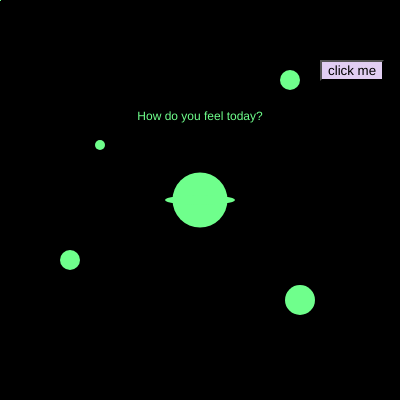
Frame 1 (no input)
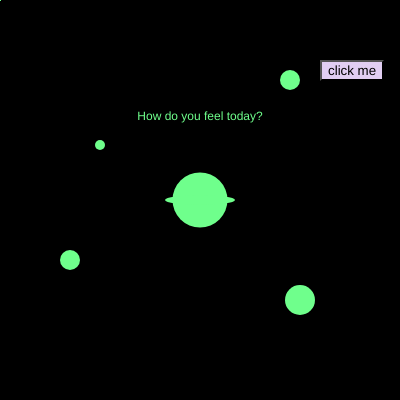
Frame 60 (no input)
Frame 120 (the mouse pressed at the canvas centre since frame 60): identical to frame 60, image omitted

The p5.js sketch that drew these frames (run headless with seeded random() and noise() and a simulated clock; from frame 60 on, the mouse is pressed at the canvas centre):

// p5.js sketch
// ── sketch.js
let mood = ['insecure', 'burned out', 'tired', 'happy', 'confident', 'mad', 'upset','creative','intuitive','epic'];
let noun = ['student', 'artist', 'tarot reader', 'person', 'gamer', 'musician', 'day dreamer'];

let no;
let mo;

let co1 = 111
let co2 = 257
let co3 = 140


let wrds;
let button;


 

function setup() {
  createCanvas(400, 400);
  button = createButton('click me');
  button.mousePressed(buttonPressed);
  button.style ('background-color', '#e1cef2');
  button.position(320, 60);
  background(0);
  frameRate(60);
  intText();
  fortBall();
  backg1 = random();
  backg2 = random();
  backg3 = random();
  

  
}

function draw() {
fill(co1, co2, co3);
  rect(mouseX*2, mouseY*2, backg1, backg1);
  rect(mouseX*1, mouseY*3, backg2, backg2);
  rect(mouseX*2, mouseY*1, backg3, backg3);
 rect(mouseX*3, mouseY*3, backg1, backg1);
  rect(mouseX*3, mouseY*3, backg2, backg2);
  rect(mouseX*2, mouseY*3, backg3, backg3);
}

function buttonPressed() {
  no = int(random(noun.length));
  mo = int(random(mood.length));
  wrds = mood[mo] + ' ' + noun[no] + '.';
  co1 = random(257)
  co2 = random(257)
  co2 = random(257)
  fortText();
  console.log(wrds);
}

function fortBall() {
  noStroke();
  fill(co1, co2, co3);
ellipse(200, 200, 55, 55);
  ellipse(100, 145, 10, 10);
ellipse(290, 80, 20, 20);
  ellipse(200, 200, 70, 10);
  ellipse(300, 300, 30, 30);
  ellipse(70, 260, 20, 20);
   }

function intText() {
  fill(co1,co2,co3);
  textAlign(CENTER);
  //this is a lie, you can click anywhere
  text('How do you feel today?', width*0.5, height*0.3);
}

function fortText() {
  background(0);
  intText();
  fortBall();
  fill(co1,co2,co3);
  textAlign(CENTER);
  text('I am a', width*0.5, height*0.7);
  text(wrds, width*0.5, height*0.75)
}

// ── style.css
html, body {
  margin: 0;
  padding: 0;
   background-color: rgb(106, 90, 140);
}
canvas {
  margin: auto;
  display: block;
  border-radius: 50%;
  font-family: 'Lato', sans-serif;
 

}
